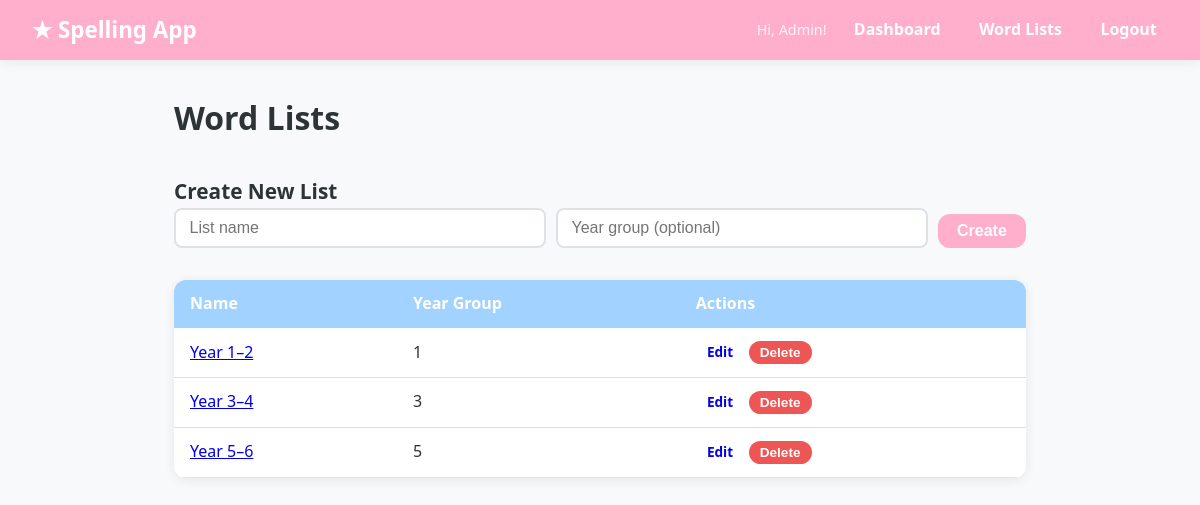
/admin/lists (signed in), run on the app's committed database.
### tables this page shows
CREATE TABLE word_lists (
    id         INTEGER PRIMARY KEY AUTOINCREMENT,
    name       TEXT NOT NULL,
    year_group INTEGER
);

### routers/admin.py (the view)
@router.get("/lists")
def list_word_lists(request: Request, admin=Depends(require_admin)):
    with get_db() as db:
        lists = db.execute("SELECT * FROM word_lists ORDER BY year_group, name").fetchall()
    csrf = generate_csrf_token(request)
    return templates.TemplateResponse(request, "admin/word_lists.html", {
        "lists": lists, "csrf_token": csrf
    })

### templates/admin/word_lists.html (shortened to what this page needs)
{% extends "base.html" %}
{% block content %}
<h1>Word Lists</h1>
<section>
  <h2>Create New List</h2>
  <form method="post" action="/admin/lists/create" class="inline-form">
    <input type="text" name="name" placeholder="List name" required>
    <input type="number" name="year_group" placeholder="Year group (optional)" min="1" max="6">
    <button type="submit" class="btn btn-primary">Create</button>
  </form>
</section>
<section>
  <table class="admin-table">
    <thead>
      <tr><th>Name</th><th>Year Group</th><th>Actions</th></tr>
    </thead>
    <tbody>
      {% for lst in lists %}
      <tr>
        <td><a href="/admin/lists/{{ lst.id }}/edit">{{ lst.name }}</a></td>
        <td>{{ lst.year_group or '—' }}</td>
        <td>
          <a href="/admin/lists/{{ lst.id }}/edit" class="btn btn-sm">Edit</a>
          <form method="post" action="/admin/lists/{{ lst.id }}/delete" style="display:inline">
            <button type="submit" class="btn btn-sm btn-danger"
                    onclick="return confirm('Delete this list and all its words?')">Delete</button>
          </form>
        </td>
      </tr>
      {% endfor %}
    </tbody>
  </table>
</section>
{% endblock %}

### static/css/style.css (style rules this page uses)
:root { --color-1: #FF6B6B; --color-2: #FFE66D; --color-3: #4ECDC4; --color-4: #45B7D1; --color-5: #96CEB4; --bg: #f8f9fa; --text: #2d3436; --surface: #ffffff; --border: #dee2e6; --radius: 12px; --shadow: 0 2px 12px rgba(0,0,0,0.08); }
*, *::before, *::after { box-sizing: border-box; margin: 0; padding: 0; }
body { font-family: 'Segoe UI', system-ui, sans-serif; background: var(--bg); color: var(--text); line-height: 1.6; }
.btn { display: inline-block; padding: 0.5rem 1.2rem; border-radius: var(--radius); border: none; font-size: 1rem; font-weight: 600; cursor: pointer; text-decoration: none; transition: opacity 0.15s, transform 0.1s; }
.btn-primary { background: var(--color-1); color: white; }
.btn-danger { background: #e55; color: white; }
.btn-sm { padding: 0.25rem 0.7rem; font-size: 0.85rem; }
input[type=text], input[type=password], input[type=date], input[type=number], select { width: 100%; padding: 0.55rem 0.85rem; border: 2px solid var(--border); border-radius: 8px; font-size: 1rem; transition: border-color 0.2s; }
.inline-form { display: flex; gap: 0.6rem; flex-wrap: wrap; align-items: flex-end; margin-bottom: 1.5rem; }
.inline-form input, .inline-form select { width: auto; flex: 1; }
.admin-table, .scores-table, .attempts-table { width: 100%; border-collapse: collapse; margin-top: 1rem; background: var(--surface); border-radius: var(--radius); overflow: hidden; box-shadow: var(--shadow); }
.admin-table th, .scores-table th, .attempts-table th { background: var(--color-4); color: white; padding: 0.7rem 1rem; text-align: left; }
.admin-table td, .scores-table td, .attempts-table td { padding: 0.6rem 1rem; border-bottom: 1px solid var(--border); }
section { margin-top: 2rem; }
h1 { font-size: 2rem; margin-bottom: 0.5rem; }
h2 { font-size: 1.3rem; }

### data on the page
word_lists: name "Year 1–2", year_group "1"
word_lists: name "Year 3–4", year_group "3"
word_lists: name "Year 5–6", year_group "5"

### other printed values
{{ request.session['user']['name'] }} "Admin"
